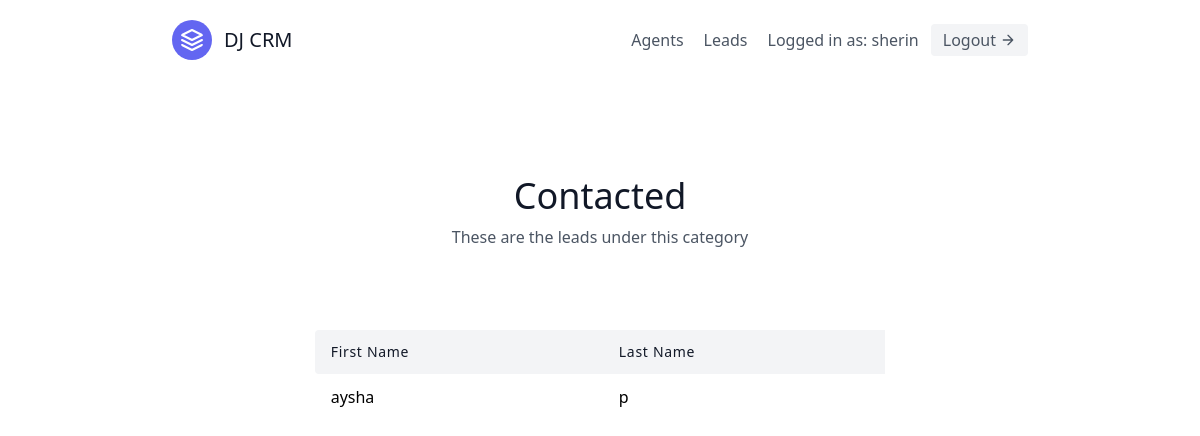
The app's page /leads/categories/1/ (signed in), older data.
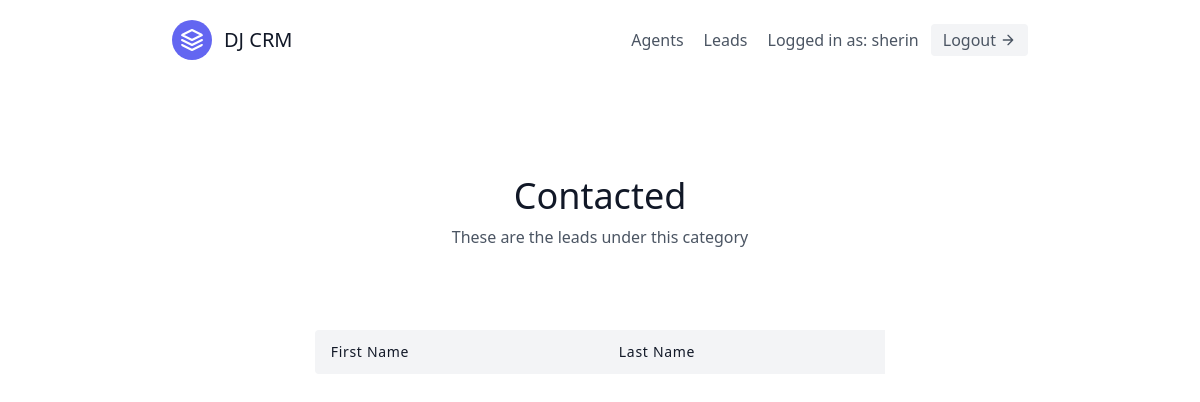
The same page, newer data.
### leads/models.py (models this page shows, shortened)
class Lead(models.Model):
    first_name = models.CharField(max_length=50)
    last_name = models.CharField(max_length=50)
    age = models.IntegerField()
    organisation = models.ForeignKey(UserProfile, on_delete=models.CASCADE)
    agent = models.ForeignKey("Agent",null=True, blank=True, on_delete=models.SET_NULL)
    category = models.ForeignKey("Category",related_name="leads", null=True, blank=True, on_delete=models.SET_NULL)
    description = models.TextField()
    date_added = models.DateTimeField(auto_now_add=True)
    phone_number = models.CharField(max_length=20)
    email = models.EmailField()

### leads/views.py (the view)
# urls.py: path('categories/<int:pk>/', CategoryDetailView.as_view(), name='category-detail'),
class CategoryDetailView(LoginRequiredMixin, generic.DetailView):
    template_name = "leads/category_detail.html"
    context_object_name = "category"
    def get_queryset(self):
        user = self.request.user
        if user.is_organiser:
            queryset = Category.objects.filter(
                organisation=user.userprofile
                )
        else:
            queryset = Category.objects.filter(
                organisation=user.agent.organisation
                )
        return queryset

### leads/templates/leads/category_detail.html (shortened to what this page needs)
{% extends "base.html" %}
{% block content %}
<section class="text-gray-600 body-font">
  <div class="container px-5 py-24 mx-auto">
    <div class="flex flex-col text-center w-full mb-20">
      <h1 class="sm:text-4xl text-3xl font-medium title-font mb-2 text-gray-900">{{ category.name }}</h1>
      <p class="lg:w-2/3 mx-auto leading-relaxed text-base">
            These are the leads under this category
    </div>
    <div class="lg:w-2/3 w-full mx-auto overflow-auto">
      <table class="table-auto w-full text-left whitespace-no-wrap">
        <thead>
          <tr>
            <th class="px-4 py-3 title-font tracking-wider font-medium text-gray-900 text-sm bg-gray-100 rounded-tl rounded-bl"> First Name</th>
            <th class="px-4 py-3 title-font tracking-wider font-medium text-gray-900 text-sm bg-gray-100">Last Name</th>
          </tr>
        </thead>
        <tbody>
          {% for lead in category.leads.all %}
        <tr>
            <td class="px-4 py-3">
            <a class="hover:text-blue-500" href="{% url 'leads:lead-detail' lead.pk %}">{{ lead.first_name }}</a>
            </td>
            <td class="px-4 py-3">{{ lead.last_name }}</td>
        </tr>
            {% endfor %}
        </tbody>
      </table>
    </div>
  </div>
</section>
{% endblock content %}

Row changes from the older to the newer data that the page shows:
no longer on this page (row edited): Lead: first_name "aysha", last_name "p"
